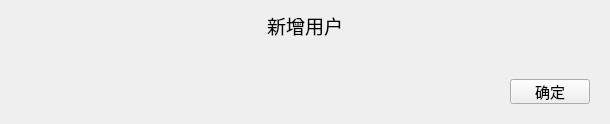
             <widget class="QWidget" name="page_2">
              <layout class="QVBoxLayout" name="verticalLayout_8">
               <item>
                <widget class="QLabel" name="label_11">
                 <property name="sizePolicy">
                  <sizepolicy hsizetype="Minimum" vsizetype="Maximum">
                   <horstretch>0</horstretch>
                   <verstretch>0</verstretch>
                  </sizepolicy>
                 </property>
                 <property name="font">
                  <font>
                   <family>Agency FB</family>
                   <pointsize>14</pointsize>
                  </font>
                 </property>
                 <property name="text">
                  <string>新增用户</string>
                 </property>
                 <property name="alignment">
                  <set>Qt::AlignCenter</set>
                 </property>
                </widget>
               </item>
               <item>
                <widget class="QWidget" name="widget_10" native="true">
                 <widget class="QLabel" name="label_2">
                  <property name="geometry">
                   <rect>
                    <x>200</x>
                    <y>20</y>
                    <width>80</width>
                    <height>16</height>
                   </rect>
                  </property>
                  <property name="minimumSize">
                   <size>
                    <width>80</width>
                    <height>0</height>
                   </size>
                  </property>
                  <property name="maximumSize">
                   <size>
                    <width>80</width>
                    <height>16777215</height>
                   </size>
                  </property>
                  <property name="font">
                   <font>
                    <pointsize>11</pointsize>
                   </font>
                  </property>
                  <property name="text">
                   <string>用户名</string>
                  </property>
                 </widget>
                 <widget class="QLineEdit" name="lineEdit">
                  <property name="geometry">
                   <rect>
                    <x>289</x>
                    <y>17</y>
                    <width>200</width>
                    <height>25</height>
                   </rect>
                  </property>
                  <property name="minimumSize">
                   <size>
                    <width>200</width>
                    <height>25</height>
                   </size>
                  </property>
                  <property name="maximumSize">
                   <size>
                    <width>200</width>
                    <height>25</height>
                   </size>
                  </property>
                  <property name="font">
                   <font>
                    <pointsize>11</pointsize>
                   </font>
                  </property>
                 </widget>
                </widget>
               </item>
               <item>
                <widget class="QWidget" name="widget_11" native="true">
                 <widget class="QLabel" name="label_5">
                  <property name="geometry">
                   <rect>
                    <x>200</x>
                    <y>20</y>
                    <width>80</width>
                    <height>16</height>
                   </rect>
                  </property>
                  <property name="minimumSize">
                   <size>
                    <width>80</width>
                    <height>0</height>
                   </size>
                  </property>
                  <property name="maximumSize">
                   <size>
                    <width>80</width>
                    <height>16777215</height>
                   </size>
                  </property>
                  <property name="font">
                   <font>
                    <pointsize>11</pointsize>
                   </font>
                  </property>
                  <property name="text">
                   <string>用户权限</string>
                  </property>
                 </widget>
                 <widget class="QComboBox" name="comboBox">
                  <property name="geometry">
                   <rect>
                    <x>289</x>
                    <y>17</y>
                    <width>200</width>
                    <height>25</height>
                   </rect>
                  </property>
                  <property name="minimumSize">
                   <size>
                    <width>200</width>
                    <height>25</height>
                   </size>
                  </property>
                  <property name="maximumSize">
                   <size>
                    <width>200</width>
                    <height>25</height>
                   </size>
                  </property>
                  <property name="font">
                   <font>
                    <pointsize>11</pointsize>
                   </font>
                  </property>
                 </widget>
                </widget>
               </item>
               <item>
                <widget class="QWidget" name="widget_12" native="true">
                 <widget class="QLabel" name="label_3">
                  <property name="geometry">
                   <rect>
                    <x>200</x>
                    <y>20</y>
                    <width>80</width>
                    <height>16</height>
                   </rect>
                  </property>
                  <property name="minimumSize">
                   <size>
                    <width>80</width>
                    <height>0</height>
                   </size>
                  </property>
                  <property name="maximumSize">
                   <size>
                    <width>80</width>
                    <height>16777215</height>
                   </size>
                  </property>
                  <property name="font">
                   <font>
                    <pointsize>11</pointsize>
                   </font>
                  </property>
                  <property name="text">
                   <string>密  码</string>
                  </property>
                 </widget>
                 <widget class="QLineEdit" name="lineEdit_2">
                  <property name="geometry">
                   <rect>
                    <x>289</x>
                    <y>17</y>
                    <width>200</width>
                    <height>25</height>
                   </rect>
                  </property>
                  <property name="minimumSize">
                   <size>
                    <width>200</width>
                    <height>25</height>
                   </size>
                  </property>
                  <property name="maximumSize">
                   <size>
                    <width>200</width>
                    <height>25</height>
                   </size>
                  </property>
                  <property name="font">
                   <font>
                    <pointsize>11</pointsize>
                   </font>
                  </property>
                 </widget>
                </widget>
               </item>
               <item>
                <widget class="QWidget" name="widget_14" native="true">
                 <widget class="QLabel" name="label_4">
                  <property name="geometry">
                   <rect>
                    <x>200</x>
                    <y>20</y>
                    <width>80</width>
                    <height>16</height>
                   </rect>
                  </property>
                  <property name="minimumSize">
                   <size>
                    <width>80</width>
                    <height>0</height>
                   </size>
                  </property>
                  <property name="maximumSize">
                   <size>
                    <width>80</width>
                    <height>16777215</height>
                   </size>
                  </property>
                  <property name="font">
                   <font>
                    <pointsize>11</pointsize>
                   </font>
                  </property>
                  <property name="text">
                   <string>确认密码</string>
                  </property>
                 </widget>
                 <widget class="QLineEdit" name="lineEdit_3">
                  <property name="geometry">
                   <rect>
                    <x>289</x>
                    <y>17</y>
                    <width>200</width>
                    <height>25</height>
                   </rect>
                  </property>
                  <property name="minimumSize">
                   <size>
                    <width>200</width>
                    <height>25</height>
                   </size>
                  </property>
                  <property name="maximumSize">
                   <size>
                    <width>200</width>
                    <height>25</height>
                   </size>
                  </property>
                  <property name="font">
                   <font>
                    <pointsize>11</pointsize>
                   </font>
                  </property>
                 </widget>
                </widget>
               </item>
               <item>
                <widget class="QWidget" name="widget_15" native="true">
                 <layout class="QHBoxLayout" name="horizontalLayout_14">
                  <item>
                   <spacer name="horizontalSpacer">
                    <property name="orientation">
                     <enum>Qt::Horizontal</enum>
                    </property>
                    <property name="sizeHint" stdset="0">
                     <size>
                      <width>490</width>
                      <height>20</height>
                     </size>
                    </property>
                   </spacer>
                  </item>
                  <item>
                   <widget class="QPushButton" name="PB97">
                    <property name="sizePolicy">
                     <sizepolicy hsizetype="Maximum" vsizetype="Fixed">
                      <horstretch>0</horstretch>
                      <verstretch>0</verstretch>
                     </sizepolicy>
                    </property>
                    <property name="minimumSize">
                     <size>
                      <width>80</width>
                      <height>25</height>
                     </size>
                    </property>
                    <property name="maximumSize">
                     <size>
                      <width>80</width>
                      <height>25</height>
                     </size>
                    </property>
                    <property name="font">
                     <font>
                      <pointsize>11</pointsize>
                     </font>
                    </property>
                    <property name="text">
                     <string>确定</string>
                    </property>
                   </widget>
                  </item>
                 </layout>
                </widget>
               </item>
              </layout>
             </widget>
